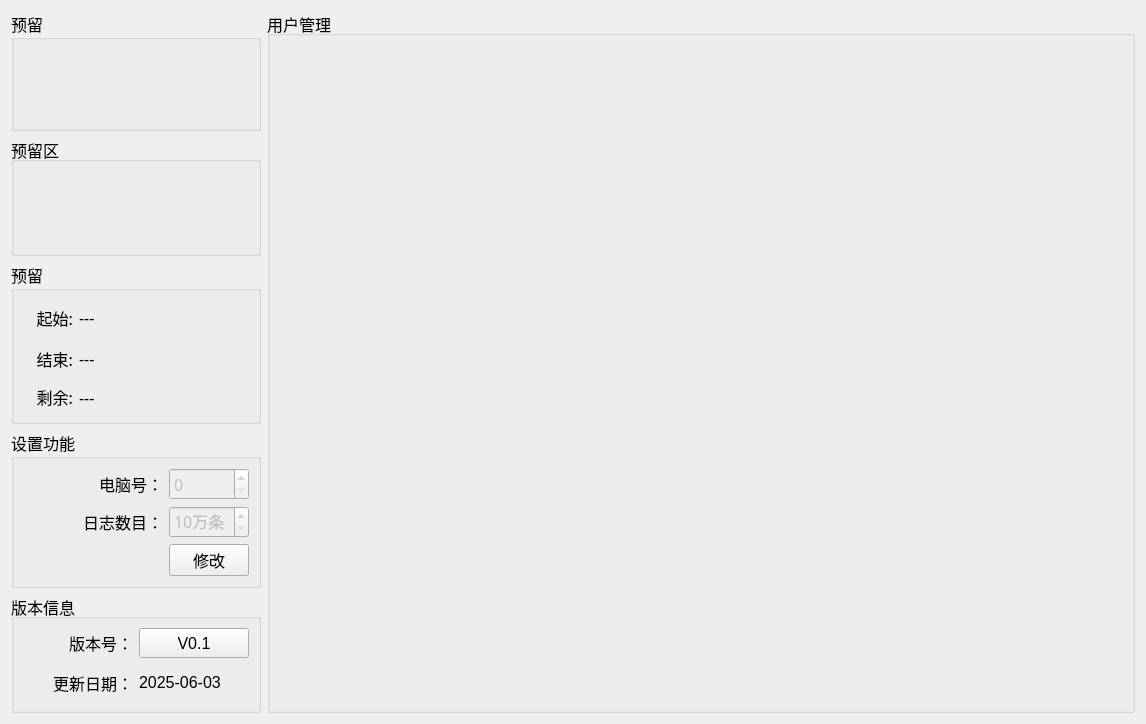
<?xml version="1.0" encoding="UTF-8"?>
<ui version="4.0">
 <class>Setup_MainWid</class>
 <widget class="QWidget" name="Setup_MainWid">
  <property name="geometry">
   <rect>
    <x>0</x>
    <y>0</y>
    <width>1146</width>
    <height>724</height>
   </rect>
  </property>
  <property name="windowTitle">
   <string>Form</string>
  </property>
  <layout class="QGridLayout" name="gridLayout_6">
   <item row="0" column="0">
    <widget class="QGroupBox" name="groupBox_3">
     <property name="minimumSize">
      <size>
       <width>0</width>
       <height>80</height>
      </size>
     </property>
     <property name="maximumSize">
      <size>
       <width>250</width>
       <height>200</height>
      </size>
     </property>
     <property name="font">
      <font>
       <family>微软雅黑</family>
       <pointsize>12</pointsize>
      </font>
     </property>
     <property name="title">
      <string>预留</string>
     </property>
     <layout class="QGridLayout" name="gridLayout">
      <item row="0" column="0">
       <widget class="QWidget" name="deWid" native="true">
        <property name="minimumSize">
         <size>
          <width>0</width>
          <height>70</height>
         </size>
        </property>
        <property name="font">
         <font>
          <family>微软雅黑</family>
          <pointsize>12</pointsize>
         </font>
        </property>
       </widget>
      </item>
     </layout>
    </widget>
   </item>
   <item row="0" column="1" rowspan="5">
    <widget class="QGroupBox" name="groupBox_5">
     <property name="font">
      <font>
       <pointsize>12</pointsize>
      </font>
     </property>
     <property name="title">
      <string>用户管理</string>
     </property>
     <layout class="QGridLayout" name="gridLayout_4">
      <property name="leftMargin">
       <number>0</number>
      </property>
      <property name="topMargin">
       <number>0</number>
      </property>
      <property name="rightMargin">
       <number>0</number>
      </property>
      <item row="0" column="0">
       <widget class="QStackedWidget" name="stackedWid">
        <property name="font">
         <font>
          <pointsize>12</pointsize>
         </font>
        </property>
       </widget>
      </item>
     </layout>
    </widget>
   </item>
   <item row="1" column="0">
    <widget class="QGroupBox" name="groupBox_6">
     <property name="maximumSize">
      <size>
       <width>250</width>
       <height>200</height>
      </size>
     </property>
     <property name="font">
      <font>
       <pointsize>12</pointsize>
      </font>
     </property>
     <property name="title">
      <string>预留区</string>
     </property>
    </widget>
   </item>
   <item row="2" column="0">
    <widget class="QGroupBox" name="groupBox_4">
     <property name="maximumSize">
      <size>
       <width>250</width>
       <height>200</height>
      </size>
     </property>
     <property name="font">
      <font>
       <family>微软雅黑</family>
       <pointsize>12</pointsize>
      </font>
     </property>
     <property name="title">
      <string>预留</string>
     </property>
     <layout class="QGridLayout" name="gridLayout_3">
      <item row="1" column="0">
       <widget class="QLabel" name="label_12">
        <property name="minimumSize">
         <size>
          <width>0</width>
          <height>35</height>
         </size>
        </property>
        <property name="maximumSize">
         <size>
          <width>50</width>
          <height>16777215</height>
         </size>
        </property>
        <property name="font">
         <font>
          <family>微软雅黑</family>
          <pointsize>12</pointsize>
         </font>
        </property>
        <property name="text">
         <string>结束:</string>
        </property>
        <property name="alignment">
         <set>Qt::AlignRight|Qt::AlignTrailing|Qt::AlignVCenter</set>
        </property>
       </widget>
      </item>
      <item row="0" column="1" colspan="2">
       <widget class="QLabel" name="startMacLab">
        <property name="font">
         <font>
          <family>宋体</family>
          <pointsize>12</pointsize>
         </font>
        </property>
        <property name="text">
         <string>---</string>
        </property>
       </widget>
      </item>
      <item row="0" column="0">
       <widget class="QLabel" name="label_11">
        <property name="minimumSize">
         <size>
          <width>0</width>
          <height>35</height>
         </size>
        </property>
        <property name="maximumSize">
         <size>
          <width>50</width>
          <height>16777215</height>
         </size>
        </property>
        <property name="font">
         <font>
          <family>微软雅黑</family>
          <pointsize>12</pointsize>
         </font>
        </property>
        <property name="text">
         <string>起始:</string>
        </property>
        <property name="alignment">
         <set>Qt::AlignRight|Qt::AlignTrailing|Qt::AlignVCenter</set>
        </property>
       </widget>
      </item>
      <item row="1" column="1" colspan="2">
       <widget class="QLabel" name="endMacLab">
        <property name="font">
         <font>
          <family>宋体</family>
          <pointsize>12</pointsize>
         </font>
        </property>
        <property name="text">
         <string>---</string>
        </property>
       </widget>
      </item>
      <item row="2" column="0">
       <widget class="QLabel" name="label_13">
        <property name="minimumSize">
         <size>
          <width>0</width>
          <height>30</height>
         </size>
        </property>
        <property name="maximumSize">
         <size>
          <width>50</width>
          <height>16777215</height>
         </size>
        </property>
        <property name="font">
         <font>
          <family>微软雅黑</family>
          <pointsize>12</pointsize>
         </font>
        </property>
        <property name="text">
         <string>剩余:</string>
        </property>
        <property name="alignment">
         <set>Qt::AlignRight|Qt::AlignTrailing|Qt::AlignVCenter</set>
        </property>
       </widget>
      </item>
      <item row="2" column="1" colspan="2">
       <widget class="QLabel" name="cntMacLab">
        <property name="font">
         <font>
          <family>宋体</family>
          <pointsize>12</pointsize>
         </font>
        </property>
        <property name="text">
         <string>---</string>
        </property>
       </widget>
      </item>
     </layout>
    </widget>
   </item>
   <item row="3" column="0">
    <widget class="QGroupBox" name="groupBox_2">
     <property name="minimumSize">
      <size>
       <width>0</width>
       <height>0</height>
      </size>
     </property>
     <property name="maximumSize">
      <size>
       <width>250</width>
       <height>200</height>
      </size>
     </property>
     <property name="font">
      <font>
       <family>微软雅黑</family>
       <pointsize>12</pointsize>
      </font>
     </property>
     <property name="title">
      <string>设置功能</string>
     </property>
     <layout class="QGridLayout" name="gridLayout_5">
      <item row="0" column="0">
       <widget class="QLabel" name="label_16">
        <property name="font">
         <font>
          <family>微软雅黑</family>
          <pointsize>12</pointsize>
         </font>
        </property>
        <property name="text">
         <string>电脑号：</string>
        </property>
        <property name="alignment">
         <set>Qt::AlignRight|Qt::AlignTrailing|Qt::AlignVCenter</set>
        </property>
       </widget>
      </item>
      <item row="0" column="1">
       <widget class="QSpinBox" name="pcNumSpin">
        <property name="enabled">
         <bool>false</bool>
        </property>
        <property name="font">
         <font>
          <family>微软雅黑</family>
          <pointsize>12</pointsize>
         </font>
        </property>
        <property name="styleSheet">
         <string notr="true"/>
        </property>
        <property name="maximum">
         <number>9</number>
        </property>
       </widget>
      </item>
      <item row="1" column="0">
       <widget class="QLabel" name="label_15">
        <property name="font">
         <font>
          <family>微软雅黑</family>
          <pointsize>12</pointsize>
         </font>
        </property>
        <property name="text">
         <string>日志数目：</string>
        </property>
        <property name="alignment">
         <set>Qt::AlignRight|Qt::AlignTrailing|Qt::AlignVCenter</set>
        </property>
       </widget>
      </item>
      <item row="1" column="1">
       <widget class="QSpinBox" name="logCountSpin">
        <property name="enabled">
         <bool>false</bool>
        </property>
        <property name="font">
         <font>
          <family>微软雅黑</family>
          <pointsize>12</pointsize>
         </font>
        </property>
        <property name="suffix">
         <string>万条</string>
        </property>
        <property name="minimum">
         <number>10</number>
        </property>
       </widget>
      </item>
      <item row="2" column="0">
       <spacer name="horizontalSpacer_2">
        <property name="font">
         <font>
          <family>微软雅黑</family>
          <pointsize>12</pointsize>
         </font>
        </property>
        <property name="orientation">
         <enum>Qt::Horizontal</enum>
        </property>
        <property name="sizeHint" stdset="0">
         <size>
          <width>92</width>
          <height>20</height>
         </size>
        </property>
       </spacer>
      </item>
      <item row="2" column="1">
       <widget class="QPushButton" name="pcBtn">
        <property name="font">
         <font>
          <family>微软雅黑</family>
          <pointsize>12</pointsize>
         </font>
        </property>
        <property name="text">
         <string>修改</string>
        </property>
       </widget>
      </item>
     </layout>
    </widget>
   </item>
   <item row="4" column="0">
    <widget class="QGroupBox" name="groupBox">
     <property name="maximumSize">
      <size>
       <width>250</width>
       <height>200</height>
      </size>
     </property>
     <property name="font">
      <font>
       <pointsize>12</pointsize>
      </font>
     </property>
     <property name="title">
      <string>版本信息</string>
     </property>
     <layout class="QGridLayout" name="gridLayout_2">
      <item row="1" column="2">
       <widget class="QLabel" name="label_date">
        <property name="font">
         <font>
          <pointsize>12</pointsize>
         </font>
        </property>
        <property name="text">
         <string>2025-06-03</string>
        </property>
       </widget>
      </item>
      <item row="0" column="0">
       <widget class="QLabel" name="label">
        <property name="font">
         <font>
          <pointsize>12</pointsize>
         </font>
        </property>
        <property name="text">
         <string>版本号：</string>
        </property>
        <property name="alignment">
         <set>Qt::AlignRight|Qt::AlignTrailing|Qt::AlignVCenter</set>
        </property>
       </widget>
      </item>
      <item row="1" column="0">
       <widget class="QLabel" name="label_3">
        <property name="font">
         <font>
          <pointsize>12</pointsize>
         </font>
        </property>
        <property name="text">
         <string>更新日期：</string>
        </property>
        <property name="alignment">
         <set>Qt::AlignRight|Qt::AlignTrailing|Qt::AlignVCenter</set>
        </property>
       </widget>
      </item>
      <item row="0" column="2">
       <widget class="QPushButton" name="verBtn">
        <property name="minimumSize">
         <size>
          <width>100</width>
          <height>30</height>
         </size>
        </property>
        <property name="font">
         <font>
          <pointsize>12</pointsize>
         </font>
        </property>
        <property name="text">
         <string>V0.1</string>
        </property>
       </widget>
      </item>
     </layout>
    </widget>
   </item>
  </layout>
 </widget>
 <resources/>
 <connections/>
</ui>
